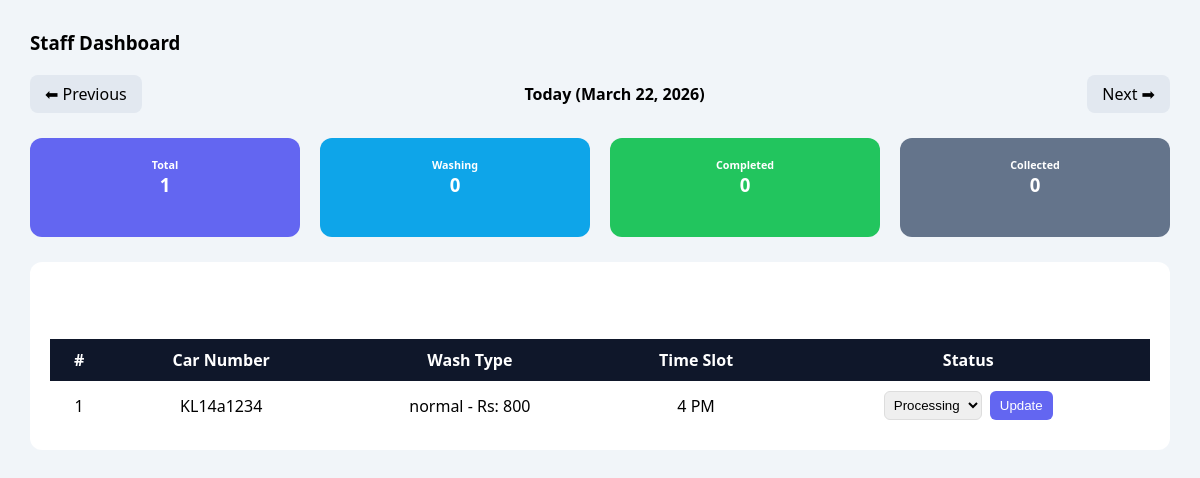
Before: /admin-dashboard/ (signed in) with the older database file.
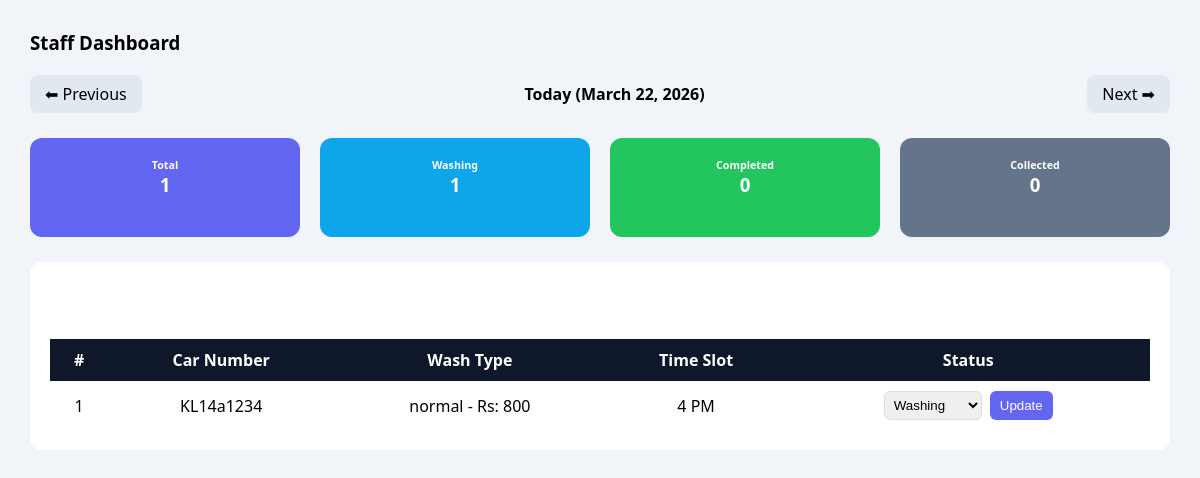
After: the same page with the newer database file.
### booking/models.py (models this page shows, shortened)
class Booking(models.Model):
    STATUS_CHOICES = [
    ("pending", "Processing"),
    ("washing", "Washing"),
    ("completed", "Completed"),
    ("collected", "Car Collected"),
]
    status = models.CharField(max_length=20, choices=STATUS_CHOICES, default="pending")
    name = models.CharField(max_length=100)
    phone = models.CharField(
        max_length=15,
        validators=[RegexValidator(r"^[0-9+()-]+$")],
        blank=True,
        null=True
    )
    email = models.EmailField(blank=True, null=True)
    car_number = models.CharField(max_length=15)
    date = models.DateField()
    time_slot = models.ForeignKey(TimeSlot, on_delete=models.PROTECT)
    wash_type = models.ForeignKey(WashType, on_delete=models.PROTECT)
    status = models.CharField(max_length=20, choices=STATUS_CHOICES, default="pending")
    created_at = models.DateTimeField(auto_now_add=True)

class WashType(models.Model):
    name = models.CharField(max_length=100)
    description = models.TextField(blank=True)

class TimeSlot(models.Model):
    label = models.CharField(max_length=20)    # Example: "10:00 AM"
    order = models.PositiveIntegerField(default=0)
    class Meta:
        ordering = ["order"]

### booking/views.py (the view)
# urls.py: path("admin-dashboard/", views.admin_dashboard, name="admin_dashboard"),
@staff_member_required
def admin_dashboard(request):
    day_offset = request.GET.get("day", "0")
    try:
        day_offset = int(day_offset)
    except ValueError:
        day_offset = 0
    today = date.today()
    selected_date = today + timedelta(days=day_offset)
    bookings = Booking.objects.filter(date=selected_date).order_by("time_slot")
    context = {
        "selected_date": selected_date,
        "day_offset": day_offset,
        "is_today": selected_date == today,   # ✅ GUARANTEED BOOLEAN
        "total_count": bookings.count(),
        "processing_count": bookings.filter(status="pending").count(),
        "washing_count": bookings.filter(status="washing").count(),
        "completed_count": bookings.filter(status="completed").count(),
        "collected_count": bookings.filter(status="collected").count(),
        "bookings": bookings,
    }
    return render(request, "booking/admin_dashboard.html", context)

### booking/templates/booking/admin_dashboard.html (shortened to what this page needs)
{% extends "booking/base.html" %}
{% block content %}
<div class="admin-page">
    <h3>Staff Dashboard</h3>
    <div class="admin-nav">
        <a href="?day={{ day_offset|add:'-1' }}">⬅ Previous</a>
        <h4>
            {% if is_today %}
                Today ({{ selected_date }})
            {% else %}
                Bookings for {{ selected_date }}
            {% endif %}
        </h4>
        <a href="?day={{ day_offset|add:'1' }}">Next ➡</a>
    </div>
    <div class="stats">
        <div class="stat-card total">
            <h6>Total</h6>
            <h3>{{ total_count }}</h3>
        </div>
        <div class="stat-card washing">
            <h6>Washing</h6>
            <h3>{{ washing_count }}</h3>
        </div>
        <div class="stat-card completed">
            <h6>Completed</h6>
            <h3>{{ completed_count }}</h3>
        </div>
        <div class="stat-card collected">
            <h6>Collected</h6>
            <h3>{{ collected_count }}</h3>
        </div>
    </div>
    <div class="admin-card">
        <h5>Bookings</h5>
        {% if bookings %}
        <table class="admin-table">
            <thead>
                <tr>
                    <th>#</th>
                    <th>Car Number</th>
                    <th>Wash Type</th>
                    <th>Time Slot</th>
                    <th>Status</th>
                </tr>
            </thead>
            <tbody>
                {% for b in bookings %}
                <tr>
                    <td>{{ forloop.counter }}</td>
                    <td>{{ b.car_number }}</td>
                    <td>{{ b.wash_type.name }}</td>
                    <td>{{ b.time_slot.label }}</td>
                    <td>
                        <form method="post" action="{% url 'update_booking_status' %}" class="status-form">
                            <select name="status">
                                <option value="pending" {% if b.status == "pending" %}selected{% endif %}>Processing</option>
                                <option value="washing" {% if b.status == "washing" %}selected{% endif %}>Washing</option>
                            </select>
                            <button>Update</button>
                        </form>
                    </td>
                </tr>
                {% endfor %}
            </tbody>
        </table>
        {% else %}
            <p class="empty">No bookings for this date.</p>
        {% endif %}
    </div>
</div>
{% endblock %}

### booking/templates/booking/base.html (shortened to what this page needs)
{% load static %}
<!DOCTYPE html>
<html>
<head>
    <link rel="stylesheet" href="{% static 'booking/css/style.css' %}">
</head>
<body>
    <div class="container">
        {% block content %}{% endblock %}
    </div>
</body>
</html>

### booking/static/booking/css/style.css (style rules this page uses)
* { margin: 0; padding: 0; box-sizing: border-box; }
html { overflow-y: scroll; }
body { background-color: #f8f8f8; }
::placeholder { color: red; opacity: 0.7; }
h5 { margin: 0; font-size: 35px; color: white; }
input, select { padding: 10px; border-radius: 8px; border: 1px solid #ddd; transition: 0.2s; }
.admin-page { padding: 30px; background: #f1f5f9; min-height: 100vh; font-family: 'Segoe UI', sans-serif; }
.admin-page h3 { margin-bottom: 20px; }
.admin-nav { display: flex; justify-content: space-between; align-items: center; margin-bottom: 25px; }
.admin-nav a { background: #e2e8f0; padding: 8px 15px; border-radius: 8px; text-decoration: none; color: black; }
.stats { display: flex; gap: 20px; margin-bottom: 25px; }
.stat-card { flex: 1; padding: 20px; border-radius: 12px; color: white; text-align: center; }
.stat-card.total { background: #6366f1; }
.stat-card.washing { background: #0ea5e9; }
.stat-card.completed { background: #22c55e; }
.stat-card.collected { background: #64748b; }
.admin-card { background: white; padding: 20px; border-radius: 12px; }
.admin-table { width: 100%; border-collapse: collapse; margin-top: 10px; }
.admin-table th { background: #0f172a; color: white; padding: 10px; }
.admin-table td { padding: 10px; text-align: center; }
.status-form { display: flex; gap: 8px; justify-content: center; }
.status-form select { padding: 5px; border-radius: 6px; }
.status-form button { background: #6366f1; color: white; border: none; padding: 5px 10px; border-radius: 6px; cursor: pointer; }

Changed rows visible on the page:
changed Booking "KL14a1234": status "Processing" → "Washing"
Other visible differences:
{{ washing_count }}: "0" → "1"
